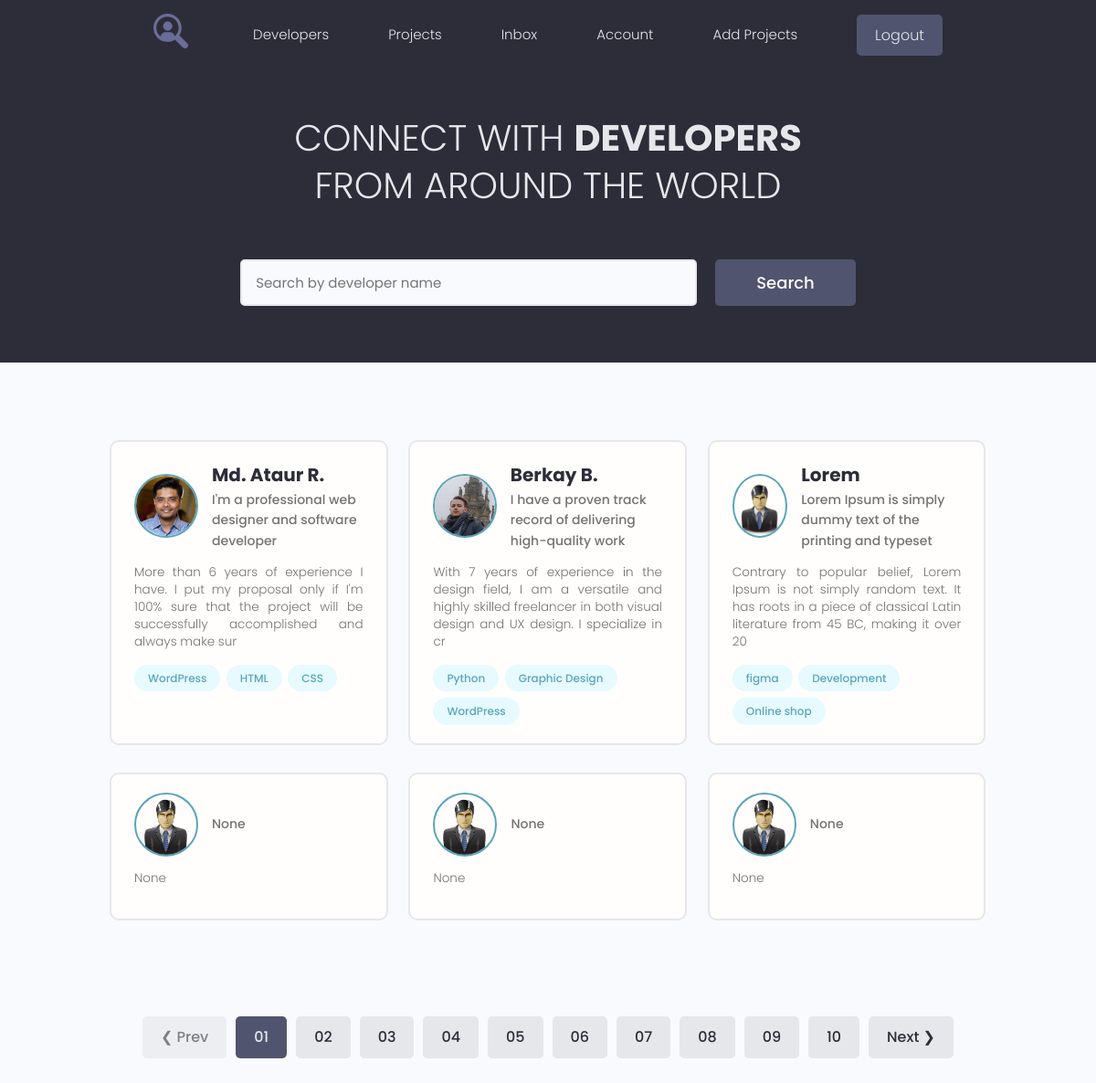
/ (signed in), run on the app's committed database.
### users/models.py (models this page shows, shortened)
class Profile(models.Model):
    user = models.OneToOneField(User, on_delete=models.CASCADE, null=True, blank=True)
    name = models.CharField(max_length=200, null=True, blank=True)
    email = models.EmailField(max_length=500, null=True, blank=True)
    username = models.CharField(max_length=200, null=True, blank=True)
    short_info = models.CharField(max_length=200, null=True, blank=True)
    bio = models.TextField(null=True, blank=True)
    profile_image = models.ImageField(null=True, blank=True, upload_to='profiles/', default='profiles/user-default.png')
    social_github = models.CharField(max_length=200, null=True, blank=True)
    social_youtube = models.CharField(max_length=200, null=True, blank=True)
    social_website = models.CharField(max_length=200, null=True, blank=True)
    created = models.DateTimeField(auto_now_add=True)

class Skill(models.Model):
    owner = models.ForeignKey(Profile, on_delete=models.CASCADE, null=True, blank=True)
    name = models.CharField(max_length=200, null=True, blank=True)
    description = models.TextField(null=True, blank=True)
    created = models.DateTimeField(auto_now_add=True)
    def __str__(self):
        return f"{self.name}"

### users/views.py (the view)
# urls.py: path("", views.profiles, name="profiles"),
def profiles(request):
    prof = Profile.objects.all()
    context = {
        'profiles': prof
    }
    return render(request, 'users/index.html', context)

### users/templates/users/index.html (shortened to what this page needs)
{% extends 'projects/base.html' %}
{% block content %}
  <main class="home">
    <section class="hero-section text-center">
      <div class="container container--narrow">
        <div class="hero-section__box">
          <h2>CONNECT WITH <span>DEVELOPERS</span></h2>
          <h2>FROM AROUND THE WORLD</h2>
        </div>
        <div class="hero-section__search">
          <form class="form" action="#" method="get">
            <div class="form__field">
              <input class="input input--text" id="formInput#search" type="text" name="text"
                placeholder="Search by developer name" />
            </div>
            <input class="btn btn--sub btn--lg" type="submit" value="Search" />
          </form>
        </div>
      </div>
    </section>
    <section class="devlist">
      <div class="container">
        <div class="grid grid--three">
          {% for profile in profiles %}
          <div class="column card">
            <div class="dev">
              <a href="{% url 'user_profile' profile.id %}" class="card__body">
                <div class="dev__profile">
                  <img class="avatar avatar--md" src="{{ profile.profile_image.url }}" alt="image" />
                  <div class="dev__meta">
                    <h3>{{ profile.name }}</h3>
                    <h5>{{ profile.short_info|slice:"60" }}</h5>
                  </div>
                </div>
                <p class="dev__info">
                  {{ profile.bio|slice:"150" }}
                </p>
                <div class="dev__skills">
                  {% for skill in profile.skill_set.all|slice:"3" %}
                  <span class="tag tag--pill tag--main">
                    <small>{{ skill }}</small>
                  </span>
                  {% endfor %}
                </div>
              </a>
            </div>
          </div>
          {% endfor %}
        </div>
      </div>
    </section>
    <div class="pagination">
      <ul class="container">
        <li><a href="#" class="btn btn--disabled">&#10094; Prev</a></li>
        <li><a href="#" class="btn btn--sub">01</a></li>
        <li><a href="#" class="btn">02</a></li>
        <li><a href="#" class="btn">03</a></li>
        <li><a href="#" class="btn">04</a></li>
        <li><a href="#" class="btn">05</a></li>
        <li><a href="#" class="btn">06</a></li>
        <li><a href="#" class="btn">07</a></li>
        <li><a href="#" class="btn">08</a></li>
        <li><a href="#" class="btn">09</a></li>
        <li><a href="#" class="btn">10</a></li>
        <li><a href="#" class="btn">Next &#10095;</a></li>
      </ul>
    </div>
  </main>
{% endblock %}

### projects/static/styles/app.css (style rules this page uses)
:root { --color-sub: #2d2d39; }
.btn--sub { background-color: var(--color-sub-light); }
.card { border: 2px solid var(--color-light); }
img { width: 100%; }
.hero-section { height: 40vh; display: flex; align-items: center; background-color: var(--color-sub); }
.hero-section__box { margin-bottom: 4rem; }
.hero-section__box > h2, .hero-section__box > h2 > span { font-size: 4rem; color: var(--color-light); line-height: 1.3; text-transform: uppercase; }
.hero-section__box > h2 { font-weight: 300; }
.hero-section__box > h2 > span { font-weight: 700; }
.hero-section__search > .form { display: flex; align-items: center; justify-content: center; gap: 2rem; }
.hero-section__search > .form input.input--text { width: 50rem; }
.devlist { margin-top: 8rem; }
.devlist .grid { align-items: stretch; }
.devlist .dev .dev__profile { display: flex; align-items: center; gap: 1.5rem; }
.devlist .dev .dev__meta h3 { color: var(--color-sub); font-size: 2rem; font-weight: 700; }
.devlist .dev .dev__meta h5 { color: var(--color-text); font-size: 1.4rem; font-weight: 500; }
.devlist .dev .dev__info { margin: 1.5rem 0; font-size: 1.35rem; line-height: 1.4; text-align: justify; }
.pagination { margin-top: 8rem; margin-bottom: 10rem; }
.pagination > ul { flex-wrap: wrap; list-style: none; display: flex; align-items: center; justify-content: center; gap: 1rem; }
.pagination .btn { color: var(--color-sub); }
.pagination .btn.btn--sub { color: var(--color-light); }

### projects/static/uikit/styles/modules/_variables.css (style rules this page uses)
:root { --color-main: #5aa5b9; --color-main-light: #e6faff; --color-sub: #3f4156; --color-sub-light: #51546e; --color-sub-lighter: #ededfd; --color-text: #737373; --color-gray: #8b8b8b; --color-light: #e5e7eb; --color-light-gray: #767676; --color-bg: #f8fafd; --color-white: #fffefd; --color-white-light: #f3f3f3; --color-success: #359e64; --color-success-bg: #def8e8; --color-error: #fc4b0b; --color-error-bg: #fff2ee; --font-base: 'Poppins', arial, helvetica, 'Segoe UI', roboto, ubuntu, sans-serif; --font-monospace: 'Fira Code', 'Courier New', courier, monospace; --font-regular: 300; --font-medium: 500; --font-bold: 700; --generic-shadow: 1px 1px 5px #00000010; --generic-transition: all 0.3s ease-in-out; }

### projects/static/uikit/styles/modules/_base.css (style rules this page uses)
* { margin: 0; padding: 0; box-sizing: border-box; text-rendering: optimizeLegibility; color: inherit; font-size: inherit; }
html { font-size: 50%; }
@media only screen and (min-width: 480px) { html { font-size: 56.25%; } }
@media only screen and (min-width: 1200px) { html { font-size: 62.5%; } }
body { line-height: 1.6; font-weight: 400; font-size: 1.5rem; color: var(--color-text); background-color: var(--color-bg); min-height: 100vh; }

### projects/static/uikit/styles/modules/_typography.css (style rules this page uses)
* { font-family: var(--font-base); }
h2 { font-size: 3.6rem; font-weight: var(--font-bold); }
h3 { font-size: 3.2rem; font-weight: var(--font-medium); }
h5 { font-size: 2.4rem; font-weight: var(--font-medium); }
h5, h6 { font-weight: var(--font-regular); }
p, span, strong { font-size: 1.6rem; color: var(--color-text); font-weight: var(--font-regular); }
a { padding-bottom: 2px; text-decoration: none; display: inline-block; color: var(--color-main); font-weight: var(--font-medium); }

### projects/static/uikit/styles/modules/_utilities.css (style rules this page uses)
.container { width: 92%; max-width: 165rem; margin: 0 auto; box-sizing: border-box; }
.container--narrow { width: 92%; max-width: 120rem; }
@media screen and (min-width: 1000px) { .container { width: 90%; } }
@media screen and (min-width: 1000px) { .container--narrow { width: 85%; } }
@media screen and (min-width: 1200px) { .container { width: 80%; } }
@media screen and (min-width: 1200px) { .container--narrow { width: 72%; } }
.text-center { text-align: center; }

### projects/static/uikit/styles/modules/_avatar.css (style rules this page uses)
.avatar { border-radius: 50%; border: 2px solid var(--color-main); object-fit: cover; }
.avatar--md { height: 7rem; width: 7rem; }

### projects/static/uikit/styles/modules/_button.css (style rules this page uses)
.btn { display: inline-block; position: relative; cursor: pointer; background-color: var(--color-light); font-weight: var(--font-medium); color: var(--color-sub); text-decoration: none; padding: 1rem 2rem; border-radius: 0.5rem; border: none; width: -webkit-fit-content; width: -moz-fit-content; width: fit-content; height: -webkit-fit-content; height: -moz-fit-content; height: fit-content; font-size: 1.6rem; outline-width: 0; outline-color: transparent; -webkit-backface-visibility: hidden; backface-visibility: hidden; transition: all 0.3s ease-in-out; }
.btn:disabled, .btn--disabled { cursor: not-allowed; opacity: 0.6; }
.btn--sub { background-color: var(--color-sub); color: var(--color-white); }
.btn--lg { font-size: 1.8rem; padding: 1.2rem 4.5rem; }

### data on the page
Profile: profile_image (picture), name "Md. Ataur R.", short_info "I'm a professional web designer and software developer", bio "More than 6 years of experience I have. I put my proposal only if I'm 100% sure that the project will be successfully accomplished and always make sur"
Skill: name "WordPress"
Skill: name "HTML"
Skill: name "CSS"
Profile: profile_image (picture), name "Berkay B.", short_info "I have a proven track record of delivering high-quality work", bio "With 7 years of experience in the design field, I am a versatile and highly skilled freelancer in both visual design and UX design. I specialize in cr"
Skill: name "Python"
Skill: name "Graphic Design"
Skill: name "WordPress"
Profile: profile_image (placeholder picture), name "Lorem", short_info "Lorem Ipsum is simply dummy text of the printing and typeset", bio "Contrary to popular belief, Lorem Ipsum is not simply random text. It has roots in a piece of classical Latin literature from 45 BC, making it over 20"
Skill: name "figma"
Skill: name "Development"
Skill: name "Online shop"
Profile: profile_image (placeholder picture), short_info "None", bio "None"
Profile: profile_image (placeholder picture), short_info "None", bio "None"
Profile: profile_image (placeholder picture), short_info "None", bio "None"
